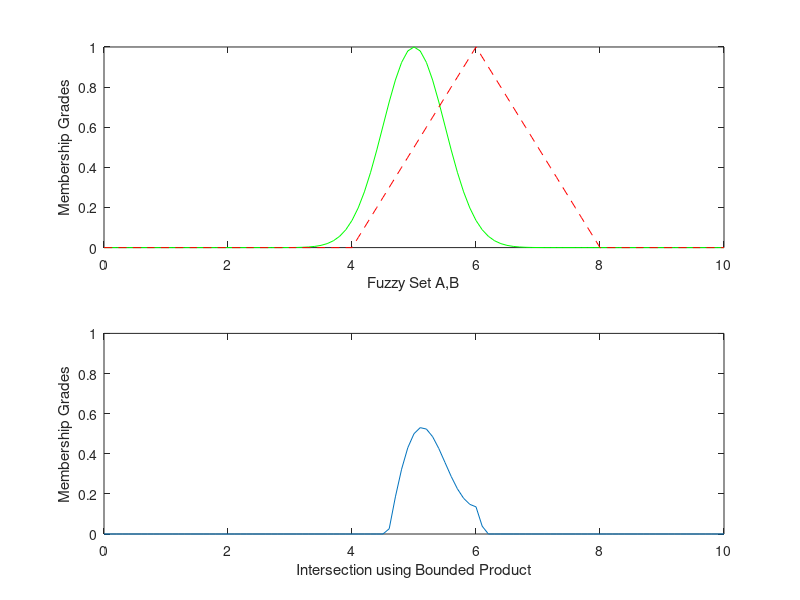

Source code (MATLAB):
x=0:.1:10;
y=gaussmf(x,[0.5 5]);
z=trimf(x,[4 6 8]);
a=max(0,[y + z - 1]);
subplot(2,1,1):plot(x,y,'g-',x,z,'r--');
xlabel('Fuzzy Set A,B');
ylabel('Membership Grades');
subplot(2,1,2):plot(x,a);
axis([0 10 0 1]);
xlabel('Intersection using Bounded Product');
ylabel('Membership Grades');